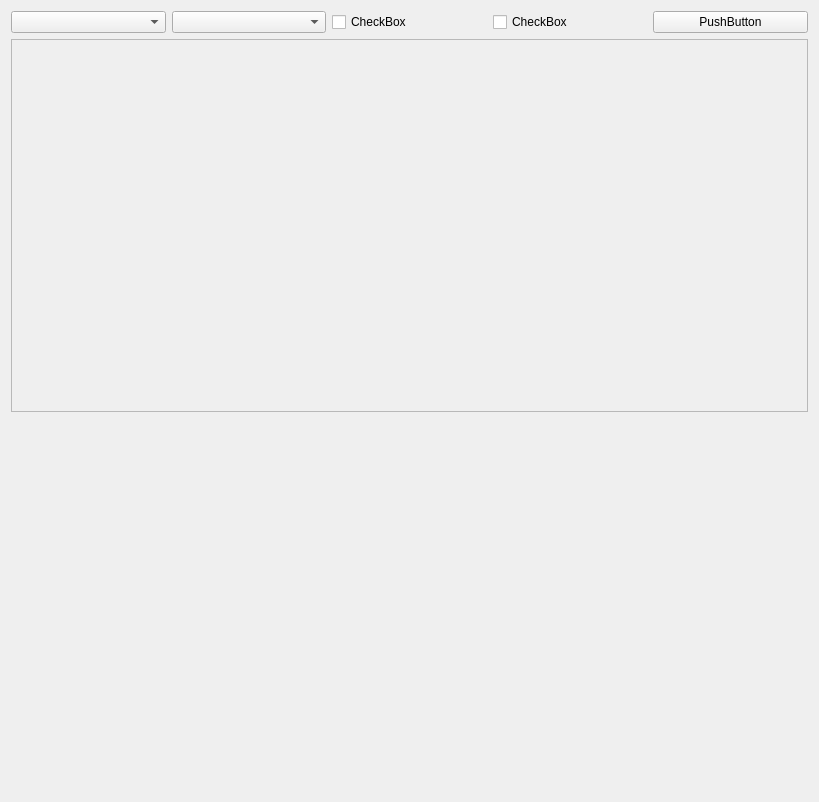
<?xml version="1.0" encoding="UTF-8"?>
<ui version="4.0">
 <class>fitting_tab</class>
 <widget class="QWidget" name="fitting_tab">
  <property name="geometry">
   <rect>
    <x>0</x>
    <y>0</y>
    <width>819</width>
    <height>802</height>
   </rect>
  </property>
  <property name="windowTitle">
   <string>Form</string>
  </property>
  <layout class="QVBoxLayout" name="verticalLayout">
   <item>
    <layout class="QHBoxLayout" name="controlLayout">
     <property name="sizeConstraint">
      <enum>QLayout::SetDefaultConstraint</enum>
     </property>
     <property name="rightMargin">
      <number>0</number>
     </property>
     <item>
      <widget class="QComboBox" name="comboBox_2"/>
     </item>
     <item>
      <widget class="QComboBox" name="comboBox"/>
     </item>
     <item>
      <widget class="QCheckBox" name="checkBox">
       <property name="text">
        <string>CheckBox</string>
       </property>
      </widget>
     </item>
     <item>
      <widget class="QCheckBox" name="checkBox_2">
       <property name="text">
        <string>CheckBox</string>
       </property>
      </widget>
     </item>
     <item>
      <widget class="QPushButton" name="pushButton">
       <property name="text">
        <string>PushButton</string>
       </property>
      </widget>
     </item>
    </layout>
   </item>
   <item>
    <widget class="QFrame" name="canvasFrame">
     <property name="sizePolicy">
      <sizepolicy hsizetype="Preferred" vsizetype="Expanding">
       <horstretch>0</horstretch>
       <verstretch>0</verstretch>
      </sizepolicy>
     </property>
     <property name="frameShape">
      <enum>QFrame::StyledPanel</enum>
     </property>
     <property name="frameShadow">
      <enum>QFrame::Plain</enum>
     </property>
     <property name="lineWidth">
      <number>1</number>
     </property>
     <property name="midLineWidth">
      <number>0</number>
     </property>
    </widget>
   </item>
   <item>
    <layout class="QHBoxLayout" name="optionsLayout">
     <property name="sizeConstraint">
      <enum>QLayout::SetDefaultConstraint</enum>
     </property>
     <item>
      <widget class="QuickEditView" name="quick_edit_options" native="true">
       <property name="sizePolicy">
        <sizepolicy hsizetype="Preferred" vsizetype="MinimumExpanding">
         <horstretch>0</horstretch>
         <verstretch>0</verstretch>
        </sizepolicy>
       </property>
       <property name="minimumSize">
        <size>
         <width>0</width>
         <height>0</height>
        </size>
       </property>
      </widget>
     </item>
    </layout>
   </item>
  </layout>
 </widget>
 <customwidgets>
  <customwidget>
   <class>QuickEditView</class>
   <extends>QWidget</extends>
   <header>MultiPlotting.QuickEdit.quickEdit_view</header>
   <container>1</container>
  </customwidget>
 </customwidgets>
 <resources/>
 <connections/>
</ui>
